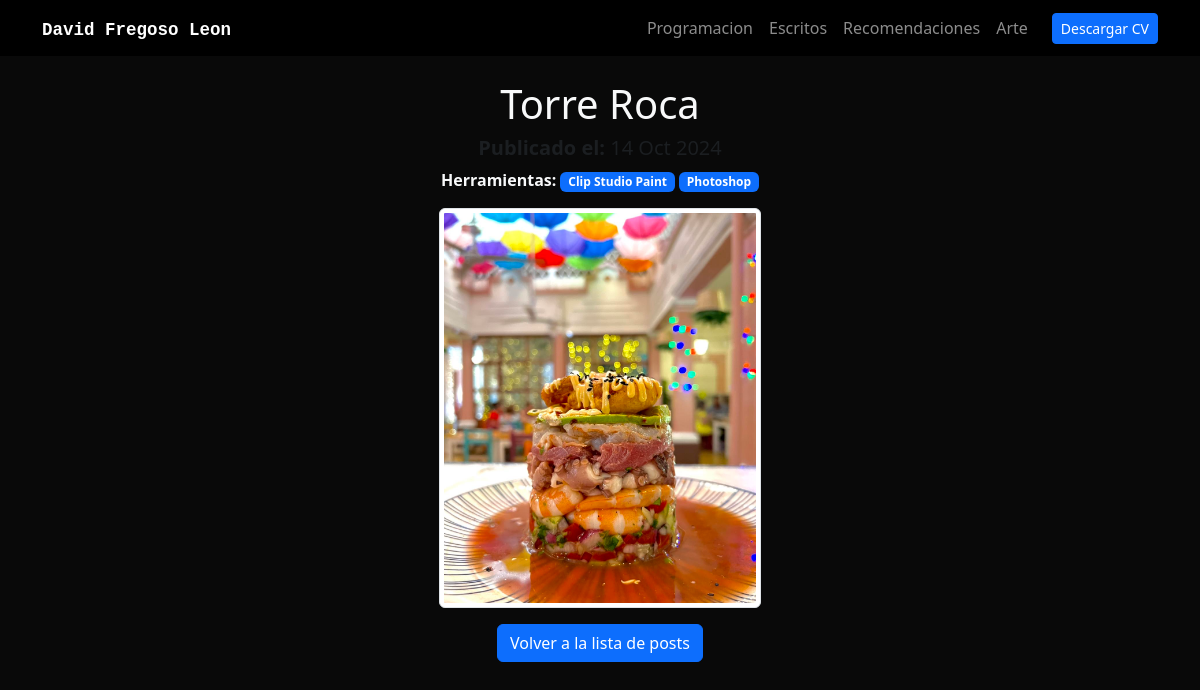
The app's page /blog/artdetail/torre-roca with its own data.
### blog/models.py (models this page shows)
class BasePostsContent(models.Model):
    title = models.CharField(max_length=250)
    slug = models.CharField(max_length=250)
    img = models.ImageField(upload_to='posts/images/', verbose_name="Image")
    description = models.TextField()
    date = models.DateField(default=datetime.date.today)
    class Meta:
        abstract = True

class Art(BasePostsContent):
    tools = models.TextField()

### blog/views.py (the view)
# urls.py: path('artdetail/<str:post_slug>', detail_art_post, name='art_detail'),
def detail_art_post(request, post_slug):
    post = get_object_or_404(Art, slug = post_slug)
    redirect_url = 'blog:art_posts'
    return render(request, 'art_detail.html', {
        'post': post,
        'redirect_url': redirect_url  # Pasamos la URL a la plantilla
    })

### blog/templatetags/custom_filters.py (called while the page is built)
@register.filter
def split_by_comma(value):
    return value.split(',')

### blog/templates/art_detail.html
{% extends 'layout.html' %}
{% load custom_filters %}
{% block content %}
<div class="container">
    <div class="text-center mb-3">
        <h1>{{ post.title }}</h1>
        <p class="my-2 h5 text-muted">
            <strong>Publicado el:</strong> {{ post.date|date:"d M Y" }}
        </p>
        <p>
            <strong>Herramientas:</strong>
            {% for tool in post.tools|split_by_comma %}
                <span class="badge bg-primary">{{ tool }}</span>
            {% endfor %}
        </p>
    </div>
    <div class="text-center mb-3">
        {% if post.img %}
            <img src="{{ post.img.url }}" alt="{{ post.title }}" class="img-fluid img-thumbnail" style="max-width: auto; height: 400px;">
        {% endif %}
    </div>
    <div class="text-center">
        <a class="btn btn-primary" href="{% url redirect_url %}">Volver a la lista de posts</a>
    </div>
</div>
{% endblock %}

### portfolio/static/main.css (style rules this page uses)
body { background-color: #090909; }

### records on screen
Art: title "Torre Roca", date "14 Oct 2024", img (picture)

### other values on screen
{{ tool }} "Clip Studio Paint" "Photoshop"
